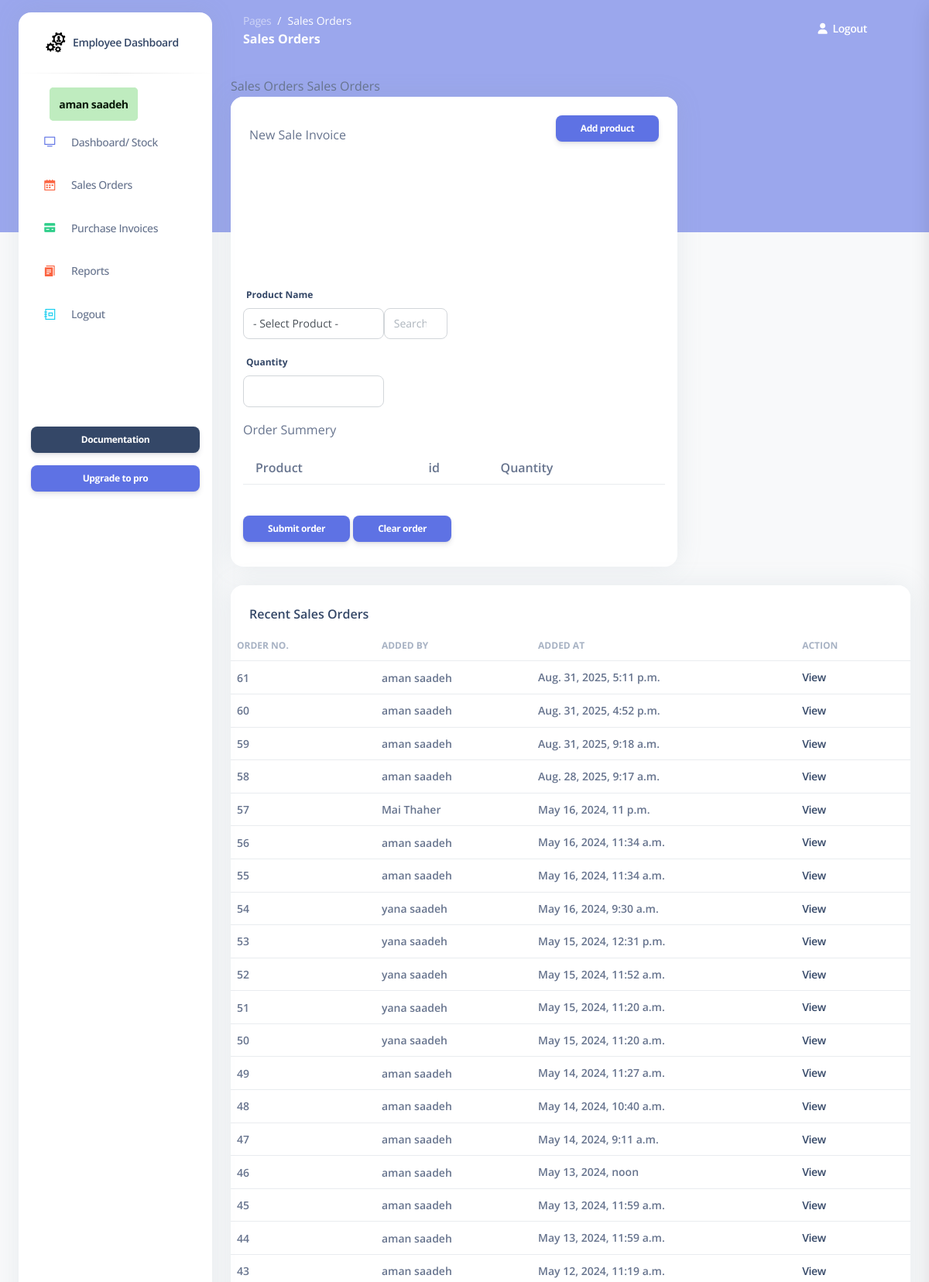
Screenshot of /sales (signed in, upper part) with the database file from the repository.
### my_app/models.py (models this page shows)
class Employee(models.Model):
    first_name = models.CharField(max_length=255)
    last_name = models.CharField(max_length=255)
    email = models.EmailField(max_length=255)
    DOB = models.DateField()
    password = models.CharField(max_length=255)
    confirm_password = models.CharField(max_length=255)
    manager = models.ForeignKey(Manager , related_name="employees", on_delete=models.CASCADE)
    is_active = models.BooleanField(default=False)
    created_at = models.DateTimeField(auto_now_add=True)
    updated_at = models.DateTimeField(auto_now=True)
    objects = EmployeeManager()

class Sale_order(models.Model):
    employee = models.ForeignKey(Employee , related_name="sale_orders", on_delete=models.CASCADE) # RESTRICT  deleted >>  dont delete the item or ( default="Default", on_delete=models.SET_DEFAULT)
    products = models.ManyToManyField(Product, related_name="sale_orders")
    created_at = models.DateTimeField(auto_now_add=True)
    updated_at = models.DateTimeField(auto_now=True)
    objects = Sale_orderManager()

### my_app/views.py (the view)
# urls.py: path('sales', views.display_sales),
def display_sales(request):
    context = {
            'sale_order': sale_order,
            'products': models.get_all_products(),
            'orders' : models.get_all_sales_orders(),
            'employee': models.get_employee_by_id(request.session['employee_id'])
        }
    return render(request , 'sale_orders.html', context )

### my_app/models.py (called while the page is built)
def get_employee_by_id(id):
    return Employee.objects.get(id=id)

def get_all_products():
    return Product.objects.all()

def get_all_sales_orders():#--------------------------------------------Mai
    return Sale_order.objects.all().order_by('-created_at')

### my_app/templates/sale_orders.html (shortened to what this page needs)
{% extends 'layouts/base.html' %}
{% block content %}
{% block page_name %}Sales Orders{% endblock %}
{% block page_name2 %}Sales Orders{% endblock %}
<div class="row">
          <div class="col-8">
          <div class="card mb-4">
              <div class="card-header pb-0">
              <form action="/add_order_to_sale" method="post" id="add-form">
                  <div class="d-flex align-items-center">
                  <p class="mb-0 ">New Sale Invoice</p>
                  <button class="btn btn-primary btn-sm ms-auto">Add product</button>
                  </div>
              </div>
              <div class="card-body">
                  <div class="row">
                  <div class="col-md-6">
                      <label for="example-text-input" class="form-control-label">Product Name</label>
                      </div>
                      <div class="btn-group ">
                      <div class="col-md-4">
                          <div class="form-group">
                          <select id="results-box"   class="form-control" name="product_name">
                              <option value="- Select Product -">- Select Product -</option>
                              </select>
                          </div>
                      </div>
                      <div class="w-15 text-center">
                          <div id="search-form"   outocomplete = "off">
                              <input id="search-input" class="form-control me-2" type="search" placeholder="Search " aria-label="Search">
                          </div>
                      </div>
                      </div>
                  </div>
                  <div class="col-md-4">
                      <div class="form-group">
                      <label for="example-text-input" class="form-control-label">Quantity</label>
                      <input class="form-control" type="number" name="quantity" >
                      </div>
                  </div>
                  <form action="/submet_sale_order" method="post">
                  <p>Order Summery</p>
                  <table class="table">
                      <tr >
                          <th class="ps-3">Product</th>
                          <th class="ps-3">id</th>
                          <th>Quantity</th>
                      </tr>
                  </table>
                  <button type="submit" class="btn btn-primary btn-sm ms-auto mt-4">Submit order</button>
                  <a href="/clear_sales_list" class="btn btn-primary btn-sm ms-auto mt-4">Clear order</a>
                  </div>
          </div>
          </div>
      </div>
      <div class="row">
          <div class="col-12">
          <div class="card mb-4">
              <div class="card-header pb-0">
              <h6>Recent Sales Orders</h6>
              </div>
              <div class="card-body px-0 pt-0 pb-2">
              <div class="table-responsive p-0">
                  <table class="table align-items-center justify-content-center mb-0">
                  <thead>
                      <tr>
                      <th class="text-uppercase text-secondary text-xs font-weight-bolder opacity-7 ps-2">Order No.</th>
                      <th class="text-uppercase text-secondary text-xs font-weight-bolder opacity-7 ps-2 ">Added by</th>
                      <th class="text-uppercase text-secondary text-xs font-weight-bolder opacity-7 ps-2 ">Added at</th>
                      <th class="text-uppercase text-secondary text-xs font-weight-bolder opacity-7 ps-2">Action</th>
                      </tr>
                  </thead>
                  <tbody>
                      {% for order in orders %}
                      <tr>
                      <td>
                          <p class="text-sm mb-0 font-weight-bold mb-0"> {{order.id}} </p>
                      </td>
                      <td>
                          <p class="text-sm mb-0 font-weight-bold mb-0"> {{order.employee.first_name}} {{order.employee.last_name}}</p>
                      </td>
                      <td>
                          <span class="text-sm mb-0 font-weight-bold">{{order.created_at}}</span>
                      </td>
                      <td>
                          <span class="text-sm  mb-0 font-weight-bold"><a href="/view_sale_order/{{order.id}}">View</a></span>
                      </td>
                      </tr>
                      {% endfor %}
                  </tbody>
                  </table>
              </div>
              </div>
          </div>
          </div>
      </div>
{% endblock content %}

### my_app/templates/includes/aside.html (shortened to what this page needs)
<aside class="sidenav bg-white navbar navbar-vertical navbar-expand-xs border-0 border-radius-xl my-3 fixed-start ms-4 " id="sidenav-main">
<div class="sidenav-header">
    <a class="navbar-brand m-0" href=" https://demos.creative-tim.com/argon-dashboard/pages/dashboard.html " target="_blank">
    <img src="static/img/logo.PNG" class="navbar-brand-img h-100" alt="main_logo">
    <span class="ms-1 font-weight-bold">Employee Dashboard</span>
    </a>
</div>
<hr class="horizontal dark mt-0">
<div class="collapse navbar-collapse  w-auto " id="sidenav-collapse-main">
    <ul class="navbar-nav">
    <li class="nav-item">
        <a class="nav-link " href="/employye_dashboard">
        <span class="nav-link-text ms-1"> <b class="message_success" >{{employee.first_name}} {{employee.last_name}}</b> </span>
        </a>
        <a class="nav-link " href="/employye_dashboard">
        <div class="icon icon-shape icon-sm border-radius-md text-center me-2 d-flex align-items-center justify-content-center">
            <i class="ni ni-tv-2 text-primary text-sm opacity-10"></i>
        </div>
        <span class="nav-link-text ms-1">Dashboard/ Stock</span>
        </a>
    </li>
    <li class="nav-item">
        <a class="nav-link " href="/sales">
        <div class="icon icon-shape icon-sm border-radius-md text-center me-2 d-flex align-items-center justify-content-center">
            <i class="ni ni-calendar-grid-58 text-warning text-sm opacity-10"></i>
        </div>
        <span class="nav-link-text ms-1">Sales Orders</span>
        </a>
    </li>
    <li class="nav-item">
        <a class="nav-link " href="/purchases">
        <div class="icon icon-shape icon-sm border-radius-md text-center me-2 d-flex align-items-center justify-content-center">
            <i class="ni ni-credit-card text-success text-sm opacity-10"></i>
        </div>
        <span class="nav-link-text ms-1">Purchase Invoices</span>
        </a>
    </li>
    <li class="nav-item">
        <a class="nav-link " href="/employee_reports">
        <div class="icon icon-shape icon-sm border-radius-md text-center me-2 d-flex align-items-center justify-content-center">
            <i class="ni ni-single-copy-04 text-warning text-sm opacity-10"></i>
        </div>
        <span class="nav-link-text ms-1">Reports</span>
        </a>
    </li>
    <li class="nav-item">
        <a class="nav-link " href="/emp_logout">
        <div class="icon icon-shape icon-sm border-radius-md text-center me-2 d-flex align-items-center justify-content-center">
            <i class="ni ni-collection text-info text-sm opacity-10"></i>
        </div>
        <span class="nav-link-text ms-1">Logout</span>
        </a>
    </li>
    </ul>
</div>
<div class="sidenav-footer mx-3 ">
    <a href="https://www.creative-tim.com/learning-lab/bootstrap/license/argon-dashboard" target="_blank" class="btn btn-dark btn-sm w-100 mb-3">Documentation</a>
    <a class="btn btn-primary btn-sm mb-0 w-100" href="https://www.creative-tim.com/product/argon-dashboard-pro?ref=sidebarfree" type="button">Upgrade to pro</a>
</div>
</aside>

### static/css/nucleo-svg.css (style rules this page uses)
.icon { display: inline-block; color: #111111; height: 1em; width: 1em; }
.icon-sm { height: 0.8em; width: 0.8em; }
.icon { fill: currentColor; stroke: none; }

### static/css/style.css (style rules this page uses)
.message_success { width: min-content; margin: 10px; margin-left: 10%; padding: 10px; background-color: rgb(191, 236, 191); color: rgb(8, 24, 8); border: 2px solid rgb(191, 236, 191); border-radius: 5px; }

### rows the page displays
Employee: first_name "aman", last_name "saadeh"
Sale_order: id "61", employee.first_name "aman", employee.last_name "saadeh", created_at "Aug. 31, 2025, 5:11 p.m."
Sale_order: id "60", employee.first_name "aman", employee.last_name "saadeh", created_at "Aug. 31, 2025, 4:52 p.m."
Sale_order: id "59", employee.first_name "aman", employee.last_name "saadeh", created_at "Aug. 31, 2025, 9:18 a.m."
Sale_order: id "58", employee.first_name "aman", employee.last_name "saadeh", created_at "Aug. 28, 2025, 9:17 a.m."
Sale_order: id "57", employee.first_name "Mai", employee.last_name "Thaher", created_at "May 16, 2024, 11 p.m."
Sale_order: id "56", employee.first_name "aman", employee.last_name "saadeh", created_at "May 16, 2024, 11:34 a.m."
Sale_order: id "55", employee.first_name "aman", employee.last_name "saadeh", created_at "May 16, 2024, 11:34 a.m."
Sale_order: id "54", employee.first_name "yana", employee.last_name "saadeh", created_at "May 16, 2024, 9:30 a.m."
Sale_order: id "53", employee.first_name "yana", employee.last_name "saadeh", created_at "May 15, 2024, 12:31 p.m."
Sale_order: id "52", employee.first_name "yana", employee.last_name "saadeh", created_at "May 15, 2024, 11:52 a.m."
Sale_order: id "51", employee.first_name "yana", employee.last_name "saadeh", created_at "May 15, 2024, 11:20 a.m."
Sale_order: id "50", employee.first_name "yana", employee.last_name "saadeh", created_at "May 15, 2024, 11:20 a.m."
Sale_order: id "49", employee.first_name "aman", employee.last_name "saadeh", created_at "May 14, 2024, 11:27 a.m."
Sale_order: id "48", employee.first_name "aman", employee.last_name "saadeh", created_at "May 14, 2024, 10:40 a.m."
Sale_order: id "47", employee.first_name "aman", employee.last_name "saadeh", created_at "May 14, 2024, 9:11 a.m."
Sale_order: id "46", employee.first_name "aman", employee.last_name "saadeh", created_at "May 13, 2024, noon"
Sale_order: id "45", employee.first_name "aman", employee.last_name "saadeh", created_at "May 13, 2024, 11:59 a.m."
Sale_order: id "44", employee.first_name "aman", employee.last_name "saadeh", created_at "May 13, 2024, 11:59 a.m."
Sale_order: id "43", employee.first_name "aman", employee.last_name "saadeh", created_at "May 12, 2024, 11:19 a.m."
